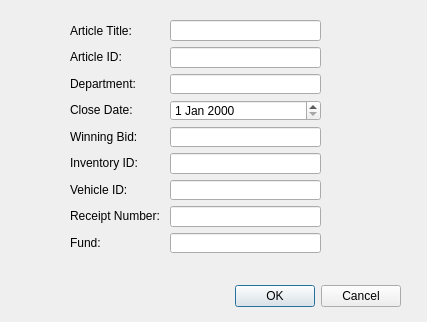
<?xml version="1.0" encoding="UTF-8"?>
<ui version="4.0">
 <class>AddBid</class>
 <widget class="QDialog" name="AddBid">
  <property name="geometry">
   <rect>
    <x>0</x>
    <y>0</y>
    <width>427</width>
    <height>322</height>
   </rect>
  </property>
  <property name="windowTitle">
   <string>Dialog</string>
  </property>
  <widget class="QDialogButtonBox" name="buttonBox">
   <property name="geometry">
    <rect>
     <x>60</x>
     <y>280</y>
     <width>341</width>
     <height>32</height>
    </rect>
   </property>
   <property name="orientation">
    <enum>Qt::Horizontal</enum>
   </property>
   <property name="standardButtons">
    <set>QDialogButtonBox::Cancel|QDialogButtonBox::Ok</set>
   </property>
  </widget>
  <widget class="QWidget" name="layoutWidget">
   <property name="geometry">
    <rect>
     <x>70</x>
     <y>20</y>
     <width>251</width>
     <height>233</height>
    </rect>
   </property>
   <layout class="QHBoxLayout" name="horizontalLayout">
    <item>
     <layout class="QVBoxLayout" name="verticalLayout">
      <item>
       <widget class="QLabel" name="label_3">
        <property name="text">
         <string>Article Title: </string>
        </property>
       </widget>
      </item>
      <item>
       <widget class="QLabel" name="label_4">
        <property name="text">
         <string>Article ID: </string>
        </property>
       </widget>
      </item>
      <item>
       <widget class="QLabel" name="label_9">
        <property name="text">
         <string>Department: </string>
        </property>
       </widget>
      </item>
      <item>
       <widget class="QLabel" name="label">
        <property name="text">
         <string>Close Date: </string>
        </property>
       </widget>
      </item>
      <item>
       <widget class="QLabel" name="label_7">
        <property name="text">
         <string>Winning Bid: </string>
        </property>
       </widget>
      </item>
      <item>
       <widget class="QLabel" name="label_5">
        <property name="text">
         <string>Inventory ID: </string>
        </property>
       </widget>
      </item>
      <item>
       <widget class="QLabel" name="label_6">
        <property name="text">
         <string>Vehicle ID: </string>
        </property>
       </widget>
      </item>
      <item>
       <widget class="QLabel" name="label_2">
        <property name="text">
         <string>Receipt Number: </string>
        </property>
       </widget>
      </item>
      <item>
       <widget class="QLabel" name="label_8">
        <property name="text">
         <string>Fund: </string>
        </property>
       </widget>
      </item>
     </layout>
    </item>
    <item>
     <layout class="QVBoxLayout" name="verticalLayout_2">
      <item>
       <widget class="QLineEdit" name="title"/>
      </item>
      <item>
       <widget class="QLineEdit" name="id"/>
      </item>
      <item>
       <widget class="QLineEdit" name="department"/>
      </item>
      <item>
       <widget class="QDateEdit" name="date"/>
      </item>
      <item>
       <widget class="QLineEdit" name="bid"/>
      </item>
      <item>
       <widget class="QLineEdit" name="invID"/>
      </item>
      <item>
       <widget class="QLineEdit" name="vehID"/>
      </item>
      <item>
       <widget class="QLineEdit" name="recNum"/>
      </item>
      <item>
       <widget class="QLineEdit" name="fund"/>
      </item>
     </layout>
    </item>
   </layout>
  </widget>
 </widget>
 <resources/>
 <connections>
  <connection>
   <sender>buttonBox</sender>
   <signal>accepted()</signal>
   <receiver>AddBid</receiver>
   <slot>accept()</slot>
   <hints>
    <hint type="sourcelabel">
     <x>248</x>
     <y>254</y>
    </hint>
    <hint type="destinationlabel">
     <x>157</x>
     <y>274</y>
    </hint>
   </hints>
  </connection>
  <connection>
   <sender>buttonBox</sender>
   <signal>rejected()</signal>
   <receiver>AddBid</receiver>
   <slot>reject()</slot>
   <hints>
    <hint type="sourcelabel">
     <x>316</x>
     <y>260</y>
    </hint>
    <hint type="destinationlabel">
     <x>286</x>
     <y>274</y>
    </hint>
   </hints>
  </connection>
 </connections>
</ui>
